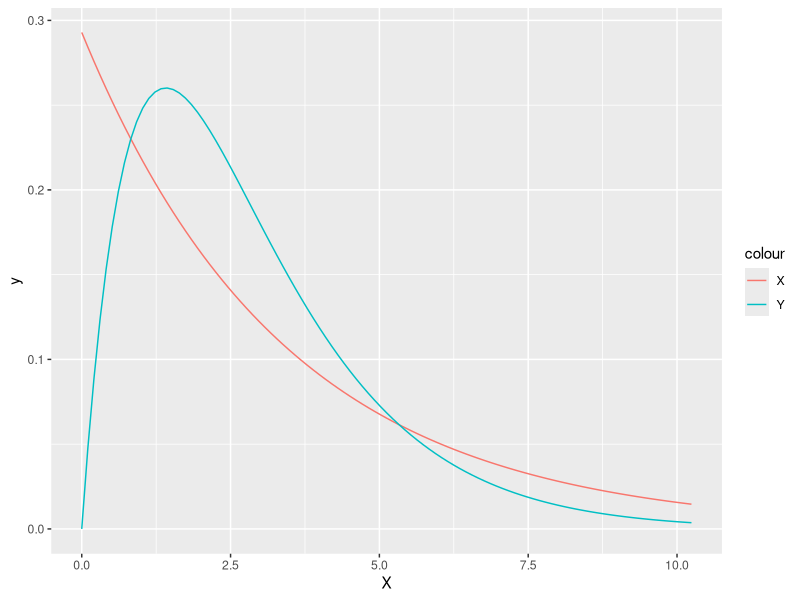

The R script that drew this image:
# Brunner-Munzel
library(tidyverse)
library(ggplot2)


# debag

# solving
k1<- 1; k2 <- 3; 

K<-k1+k2
coef_ <- numeric(K)
coef_k1 <- choose(k1, 0:k1)*((-1)^(0:k1))/gamma(k1) 
coef_k1

n<-0
for(n in 0:(k2-1))
coef_[(n+1):(n+1+length(coef_k1)-1)] <- 
  coef_[(n+1):(n+1+length(coef_k1)-1)]+gamma(k1+n)/gamma(n+1)*coef_k1

coef_[1]<-coef_[1]-0.5
coef_

roots<-polyroot(coef_)

root<-roots[(abs(Im(roots)) < 10^-6) & (Re(roots)>0)]
length(root)

Re(root)






func_Erlang_WMW <- function(k1, k2, eps=10^-6){
  K<-k1+k2
  coef_ <- numeric(K)
  coef_k1 <- choose(k1, 0:k1)*((-1)^(0:k1))/gamma(k1) 
  for(n in 0:(k2-1))
    coef_[(n+1):(n+1+length(coef_k1)-1)] <- coef_[(n+1):(n+1+length(coef_k1)-1)]+gamma(k1+n)/gamma(n+1)*coef_k1
  coef_[1]<-coef_[1]-0.5 # converting to polyfunction = 0
  roots<-polyroot(coef_)
  root<-roots[(abs(Im(roots)) < eps) & (0<Re(roots)) & (Re(roots)<1)]
  if(length(root)==1) r_root <- Re(root)
  else warning("Some roots are found.")
  return(list(r_root=r_root, roots=roots, coef_=coef_, k1=k1, k2=k2))
}



k1<- 1; k2 <- 2; 
results<-func_Erlang_WMW(k1=k1, k2=k2)
results


lambda1 <- 1-results$r_root;
lambda2 <- results$r_root;


# checking via Simulation
N<-10000000
dfx <- rgamma(N, shape=k1, rate = lambda1)
dfy <- rgamma(N, shape=k2, rate = lambda2)
mean(dfx<dfy)


xmax <- max(k1/lambda1+sqrt(k1/(lambda1^2))*2,
            k2/lambda2+sqrt(k2/(lambda2^2))*2)
ggplot(data = data.frame(X=c(0, xmax)), aes(x=X)) +
  stat_function(fun=function(x) dgamma(x, shape=k1, rate = lambda1), aes(color="X")) +
  stat_function(fun=function(x) dgamma(x, shape=k2, rate = lambda2), aes(color="Y"))

